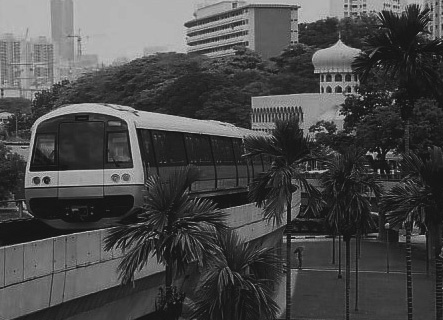
%> input picture Lab 1/mrt-train.jpg, 443 x 320 px
$ octave code.m   (GNU Octave 9; MATLAB toolbox functions it lacks are replaced by stand-ins)
%> lines starting %> are read from the running program, lines starting %| are printed output that depends on the picture
%% 2.1 Contrast Stretching
%a
Pc = imread('mrt-train.jpg');
%> Pc is the input picture: size 320x443x3 uint8; min 13, max 204, mean 74
whos Pc;
P = rgb2gray(Pc);

%b
figure;
imshow(P);
title('Original Image');

%c
minIntensity = double(min(P(:)));
%> minIntensity = 13
maxIntensity = double(max(P(:)));
%> maxIntensity = 204
fprintf('Minimum intensity is: %d\n', minIntensity);
%| Minimum intensity is: 13
fprintf('Maximum intensity is: %d\n', maxIntensity);
%| Maximum intensity is: 204
% Define the desired minimum and maximum intensities (0 and 255)
desiredMin = 0;
desiredMax = 255;

%d
% Apply contrast stretching formula
P2 = (double(P) - minIntensity)*255 / (maxIntensity - minIntensity);
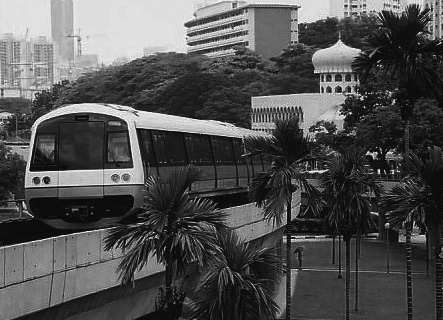
%> P2: size 320x443 double; min 0, max 255, mean 81.4
P2 = uint8(P2);
%> P2: size 320x443 uint8
minIntensity2 = min(P2(:));
%> minIntensity2 = 0
maxIntensity2 = max(P2(:));
%> maxIntensity2 = 255
fprintf('Minimum intensity in stretched image is: %d\n', minIntensity2);
%| Minimum intensity in stretched image is: 0
fprintf('Maximum intensity in stretched image is: %d\n', maxIntensity2);
%| Maximum intensity in stretched image is: 255

%e
figure;
imshow(P2);
title('Contrast-Stretched Image');

%% 2.2 Histogram Equalization
%a
figure;
imhist(P,10);
title('Image intensity histogram of P with 10 bins');
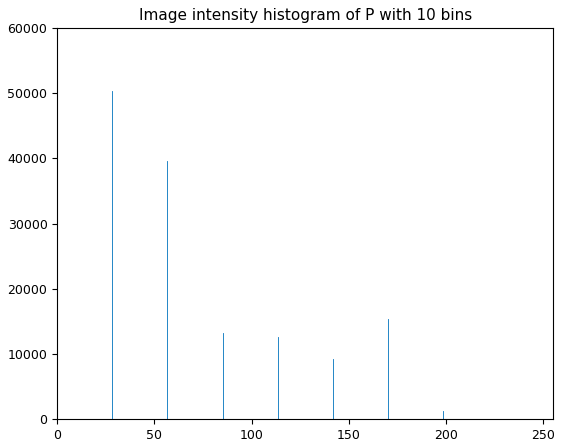
%> figure redrawn from the program's plot data; highest point at x = 28.33, y = 50391

figure;
imhist(P,256);
title('Image intensity histogram of P with 256 bins');
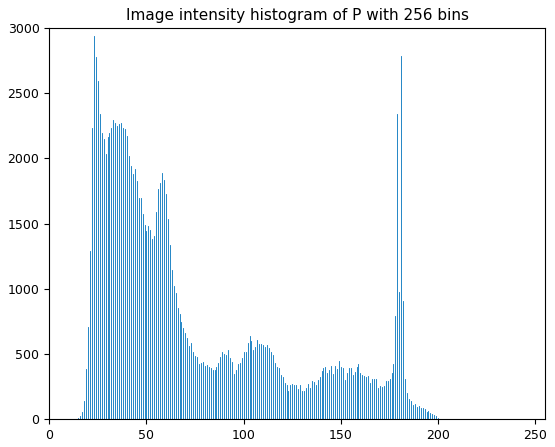
%> figure redrawn from the program's plot data; highest point at x = 23, y = 2935

%b
P3 = histeq(P,255);
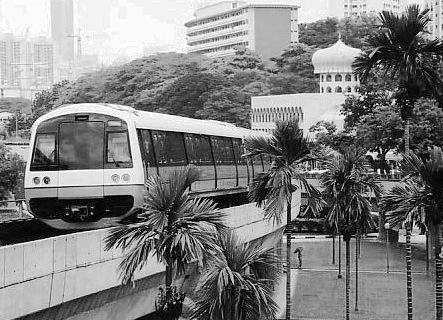
%> P3: size 320x443 uint8; min 0, max 255, mean 128.3
figure;
imhist(P3,10);
title('Image intensity histogram of P3 with 10 bins');
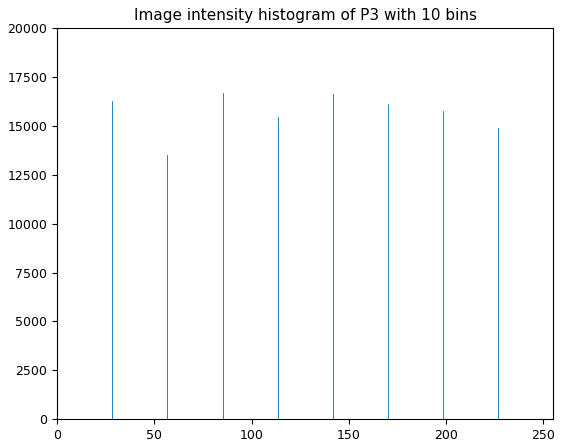
%> figure redrawn from the program's plot data; highest point at x = 85, y = 16652
figure;
imhist(P3,256);
title('Image intensity histogram of P3 with 256 bins');
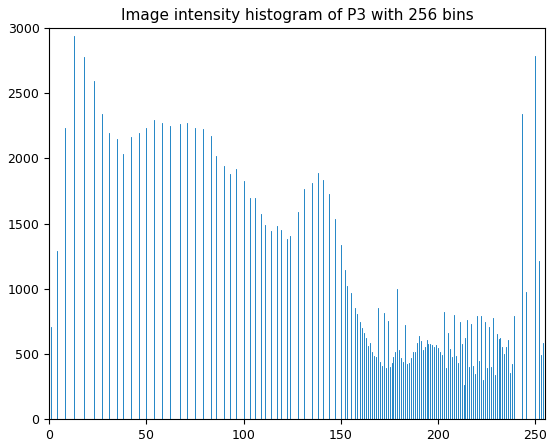
%> figure redrawn from the program's plot data; highest point at x = 13, y = 2935

%c
P4 = histeq(P3,255);
figure;
imhist(P3,10);
title('Image intensity histogram of P4 with 10 bins');
%> figure, not shown here; highest point at x = 85, y = 16652
figure;
imhist(P3,256);
title('Image intensity histogram of P4 with 256 bins');
%> figure, not shown here; highest point at x = 13, y = 2935

% Prompt the user for input
%> (the run ends here)
